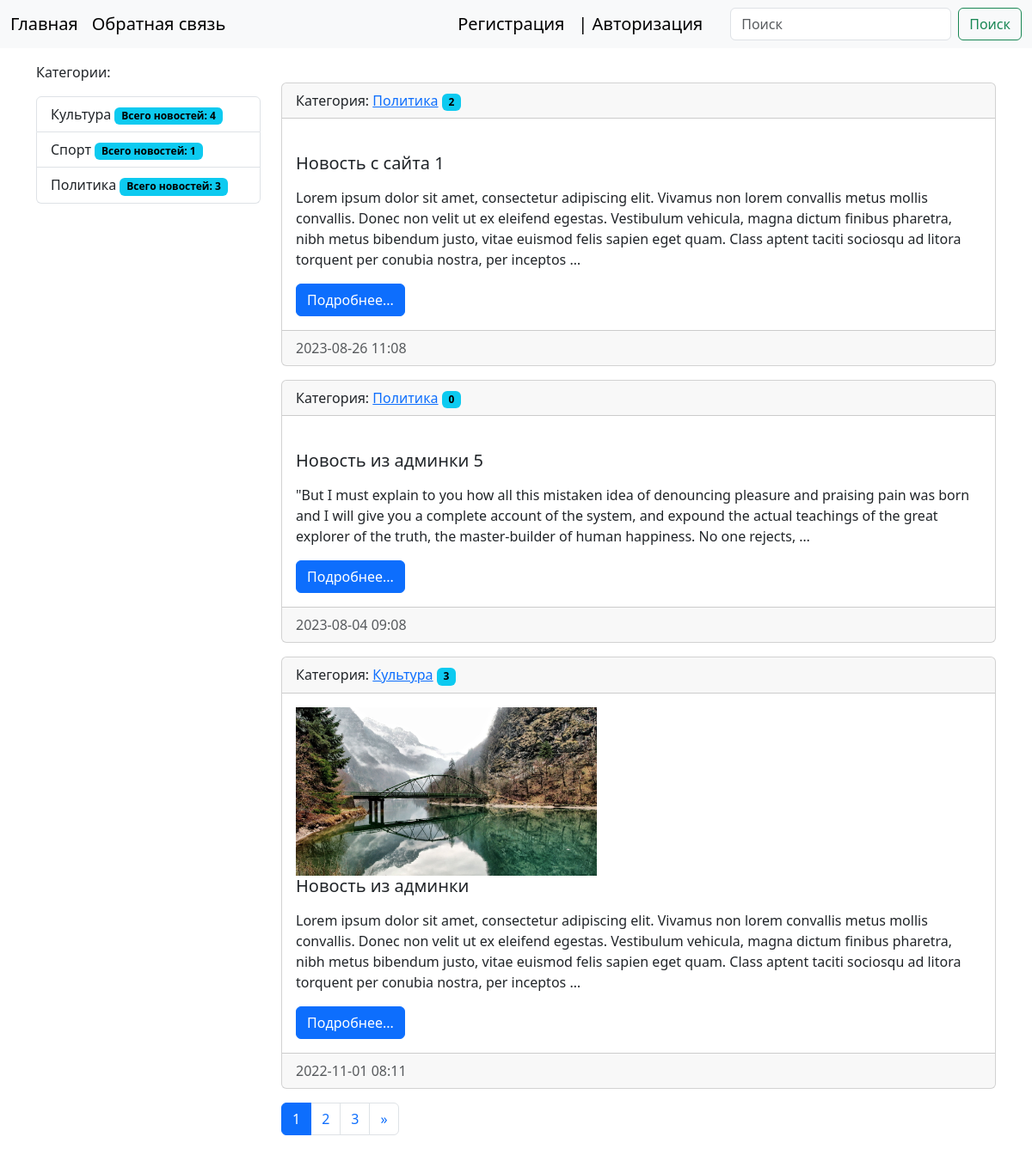
/, run on an earlier commit of the app's database.
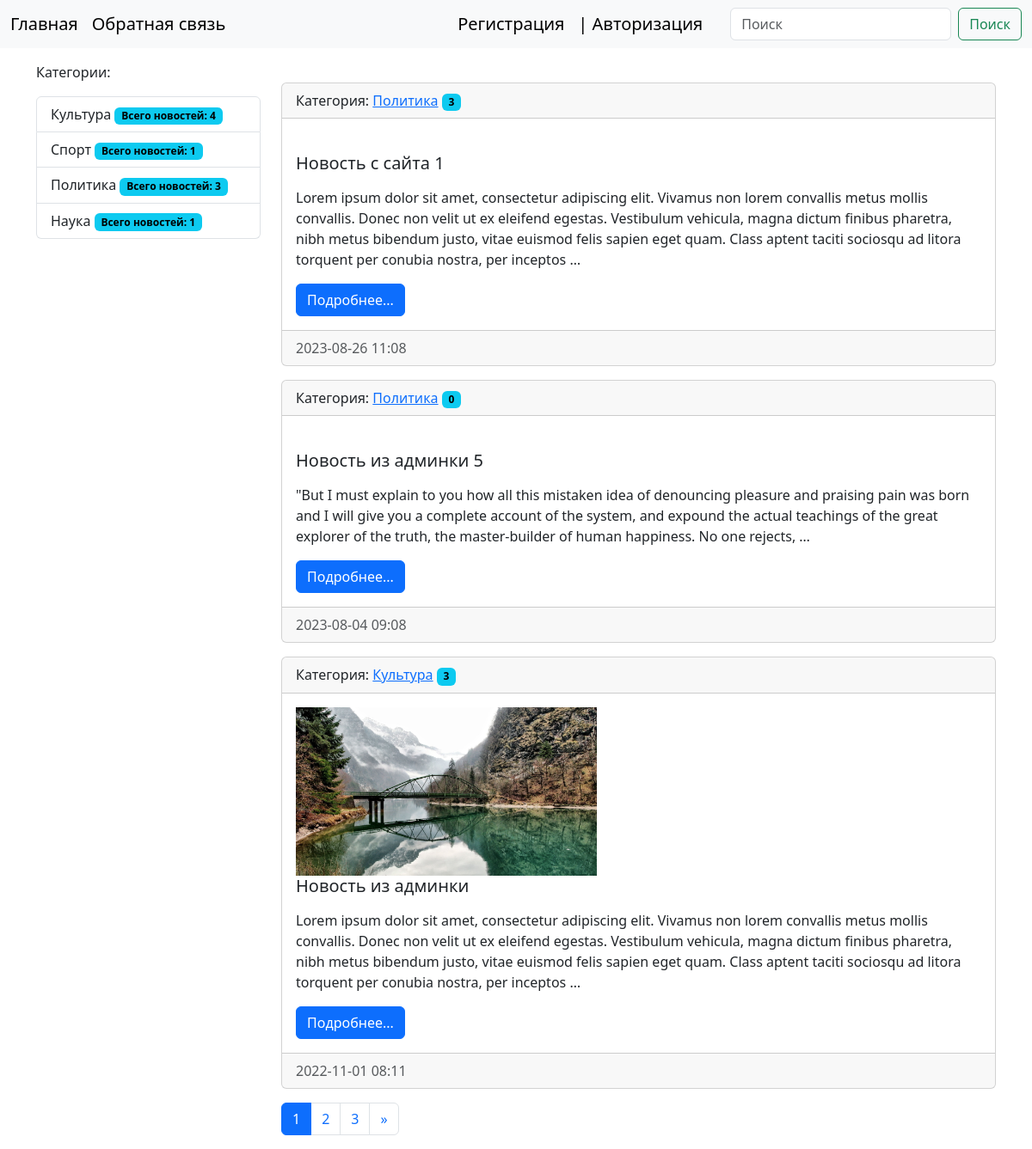
And on a later commit of the database.
### news/models.py (models this page shows, shortened)
class Category(models.Model):
    title = models.CharField(max_length=150, db_index=True, verbose_name='Наименование категории')
    def get_absolute_url(self):
        return reverse_lazy('category', kwargs={"category_id": self.pk})
    def __str__(self):
        return self.title
    class Meta:
        verbose_name = 'Категория'
        verbose_name_plural = 'Категории'
        ordering = ['title']

class News(models.Model):
    title = models.CharField(max_length=150, verbose_name='Наименование')
    content = models.TextField(blank=True, verbose_name='Содержание')
    created_at = models.DateTimeField(auto_now_add=True, verbose_name='Дата публикации')
    updated_at = models.DateTimeField(auto_now=True, verbose_name='Обновлено')
    photo = models.ImageField(upload_to='photos/%Y/%m/%d/', verbose_name='Фото', blank=True)
    is_published = models.BooleanField(default=True, verbose_name='Опубликовано')
    category = models.ForeignKey('Category', on_delete=models.PROTECT, null=True, verbose_name='Категория')
    views = models.IntegerField(default=0, verbose_name="Кол-во просмотров")
    def get_absolute_url(self):
        return reverse_lazy('view_news', kwargs={"news_id": self.pk})
    class Meta:
        verbose_name = 'Новость'
        verbose_name_plural = 'Новости'
        ordering = ['-created_at']

### news/views.py (the view)
# urls.py: path('', cache_page(60)(HomeNews.as_view()), name="home"),
class HomeNews(ListView):
    model = News
    template_name = 'news/index.html'
    context_object_name = 'news'
    paginate_by = 3
    def get_context_data(self, *, object_list=None, **kwargs):
        context = super(HomeNews, self).get_context_data(**kwargs)
        context['title'] = "Главная страница"
        return context
    def get_queryset(self):
        return News.objects.filter(is_published=True).select_related('category')

### news/templatetags/news_tags.py (called while the page is built)
@register.inclusion_tag('news/list_categories.html')
def show_categories():
    categories = Category.objects.annotate(cnt=Count('news', filter=F('news__is_published'))).filter(cnt__gt=0)
    return {"categories": categories}

### news/templates/news/index.html (shortened to what this page needs)
{% extends 'base.html' %}
{% block sidebar %}
{% include 'include/_sidebar.html'%}
{% endblock %}
{% block content %}
{% for item in news %}
<div class="card mb-3">
    <div class="card-header">
        Категория: <a href="{{ item.category.get_absolute_url }}"> {{ item.category }}</a> <span class="badge text-bg-info">{{ item.views }}</span>
    </div>
    <div class="card-body">
        <div class="media">
            {% if item.photo %}
            <img src="{{ item.photo.url }}" alt="" width=350 class="mr-3">
            {% else %}
            <img src="https://ipsum.photos/get" width=350 alt="" class="mr-3">
            {% endif %}
            <div class="media-body">
                <h5 class="card-title">{{ item.title }}</h5>
                <p class="card-text">{{ item.content|safe|linebreaks|truncatewords:50 }}</p>
                <a href="{{ item.get_absolute_url }}" class="btn btn-primary">Подробнее...</a>
            </div>
        </div>
    </div>
    <div class="card-footer text-muted">
        {{ item.created_at|date:"Y-m-d H:m" }}
    </div>
</div>
{% endfor %}
{% endblock %}

### templates/base.html (shortened to what this page needs)
<!doctype html>
{% load static %}
{% load cache %}
<html lang="ru" xmlns="http://www.w3.org/1999/html" xmlns="http://www.w3.org/1999/html">
<head>
    <link rel="stylesheet" href="{% static 'bootstrap/dist/css/bootstrap.min.css' %}">
    <link rel="stylesheet" href="{% static 'css/style.css' %}">
</head>
<body>
{% include 'include/_nav.html' %}
<div class="container mt-3">
    <div class="row">
        <div class="col-md-3">
            {% cache 60 sidebar %}
            {% block sidebar %}SIDEBAR{% endblock %}
            {% endcache %}
        </div>
        <div class="col-md-9">
            <br>
            {% block content %}CONTENT{% endblock %}
            {% if page_obj.has_other_pages %}
            <nav aria-label="...">
                <ul class="pagination">
                    {% for p in page_obj.paginator.page_range %}
                    {% if page_obj.number == p %}
                    <li class="page-item active" aria-current="page">
                        <a class="page-link" href="?page={{ p }}">{{ p }}  </a>
                        {% elif p > page_obj.number|add:-3 and p < page_obj.number|add:3 %}
                    <li class="page-item">
                        <a class="page-link" href="?page={{ p }}">{{ p }} </a>
                        {% endif %}
                        {% endfor %}
                        {% if page_obj.has_next %}
                    <li class="page-item">
                        <a class="page-link" href="?page={{ page_obj.next_page_number  }}" aria-label="Next">
                            <span aria-hidden="true">&raquo;</span>
                        </a>
                    </li>
                    {% endif %}
                </ul>
            </nav>
            {% endif %}
        </div>
    </div>
</div>
</body>
</html>

### templates/include/_nav.html (shortened to what this page needs)
<nav class="navbar navbar-expand-lg bg-light">
    <div class="container-fluid">
        <a class="navbar-brand" href="{% url 'home' %}">Главная</a>
        <a class="navbar-brand" href="{% url 'contact' %}">Обратная связь</a>
        <div class="collapse navbar-collapse" id="navbarSupportedContent">
            <span class="navbar-brand">
                             {% if request.user.is_authenticated %}
                    Добро пожаловать, {{ user.username }} | <a class="navbar-brand" href="{% url 'logout' %}">Выход</a>
                {% else %}
                    <a class="navbar-brand" href="{% url 'register' %}">Регистрация</a>|  <a class="navbar-brand"
                                                                                             href="{% url 'login' %}">Авторизация</a>
                {% endif %}
            </span>
            <form class="d-flex" role="search">
                <input class="form-control me-2" type="search" placeholder="Поиск" aria-label="Search">
                <button class="btn btn-outline-success" type="submit">Поиск</button>
            </form>
        </div>
    </div>
</nav>

### templates/include/_sidebar.html
{% load news_tags %}
Категории:
<p>{% show_categories %}</p>

### news/templates/news/list_categories.html
<div class="list-group">
    {% for item in categories %}
    <a href="{{ item.get_absolute_url }}" class="list-group-item list-group-item-action">{{ item.title }}
    <span class="badge text-bg-info">Всего новостей: {{ item.cnt }}</span></a>
    {% endfor %}
</div>

### site1/static/css/style.css (style rules this page uses)
body { background-color: white; }

What changed in the data, as far as the page shows it:
now on this page (row unchanged): Category: title "Наука", cnt "1"
changed News "Новость с сайта 1": views "2" → "3"
